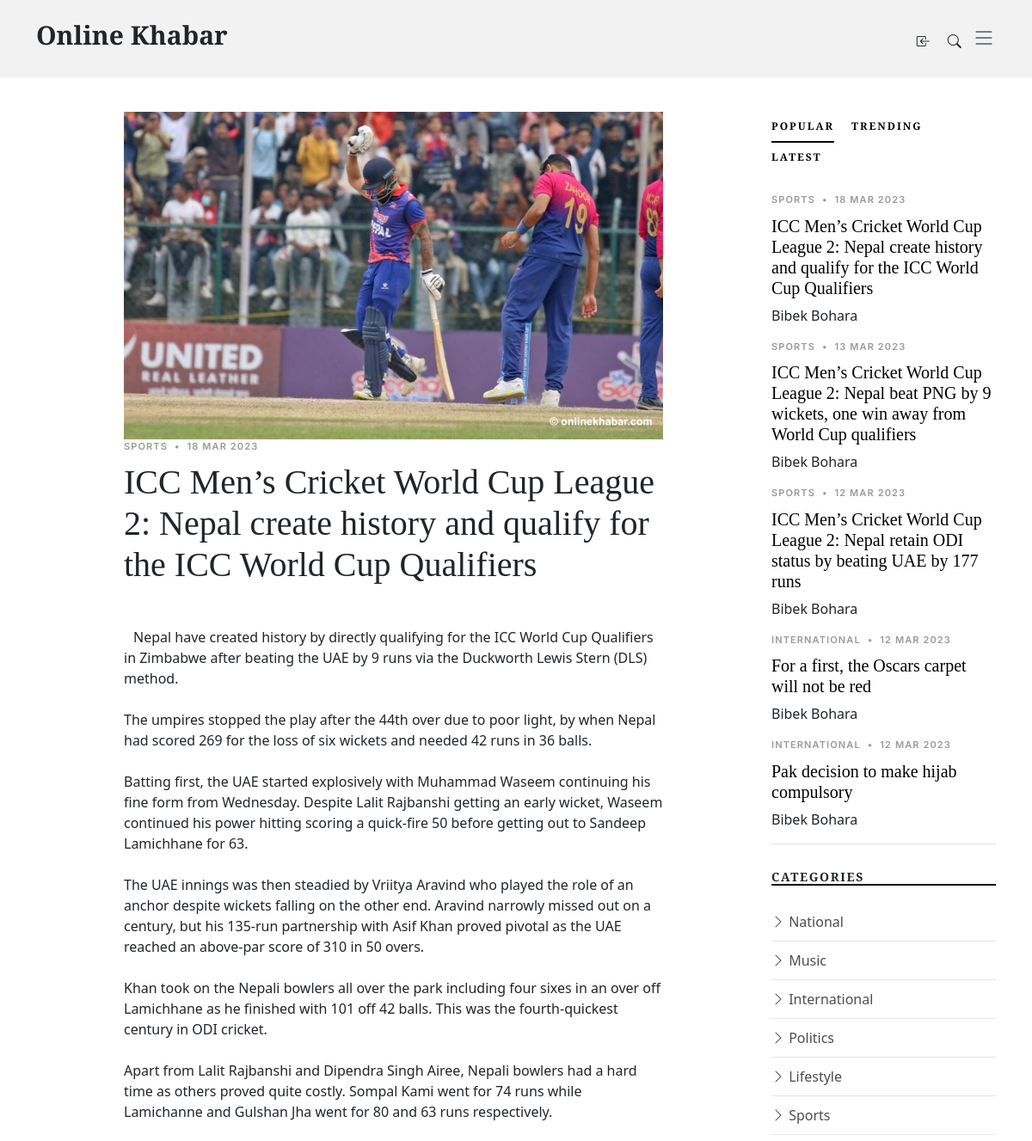
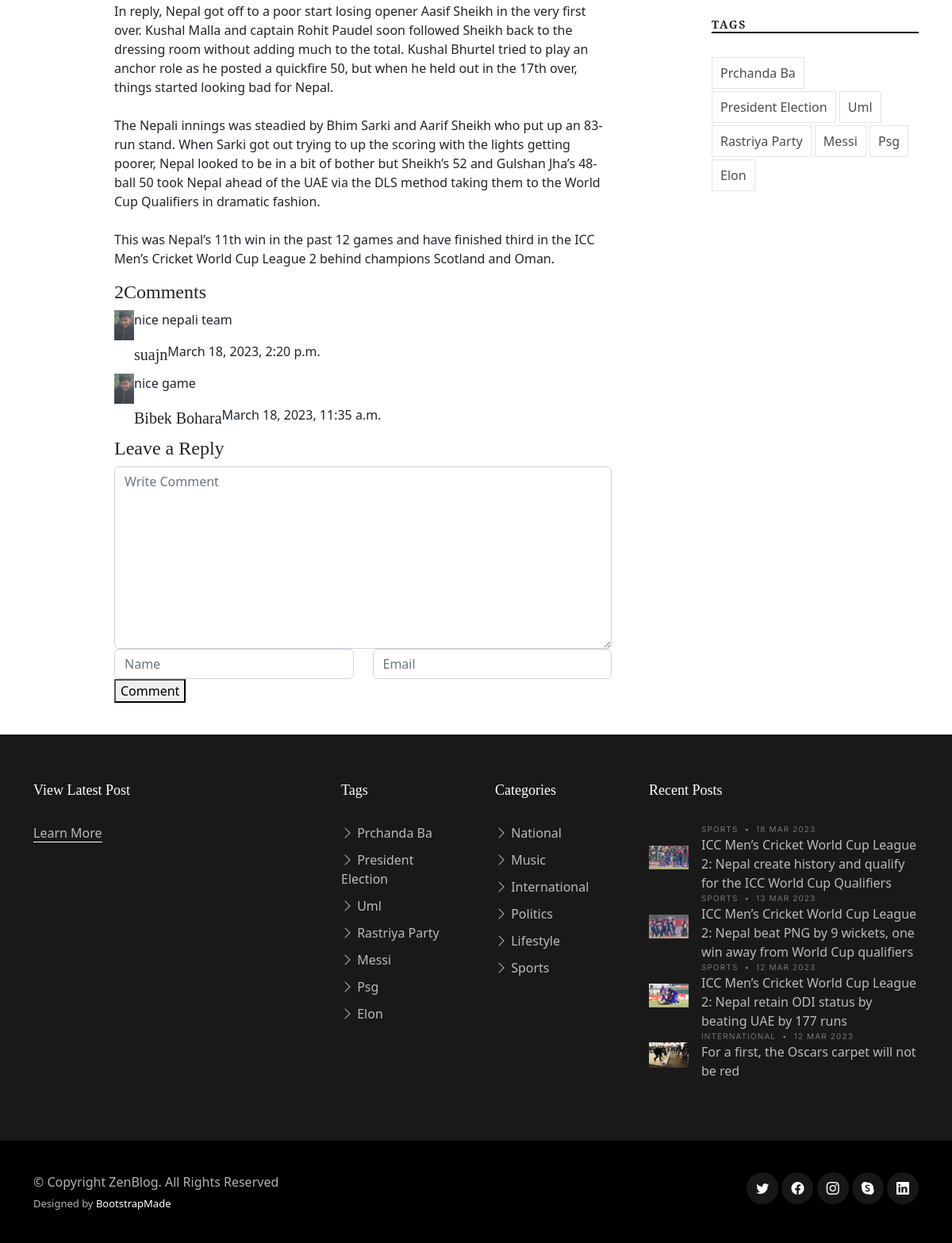
The app's page /post-detail/22/, older data (2 pictures, top to bottom).
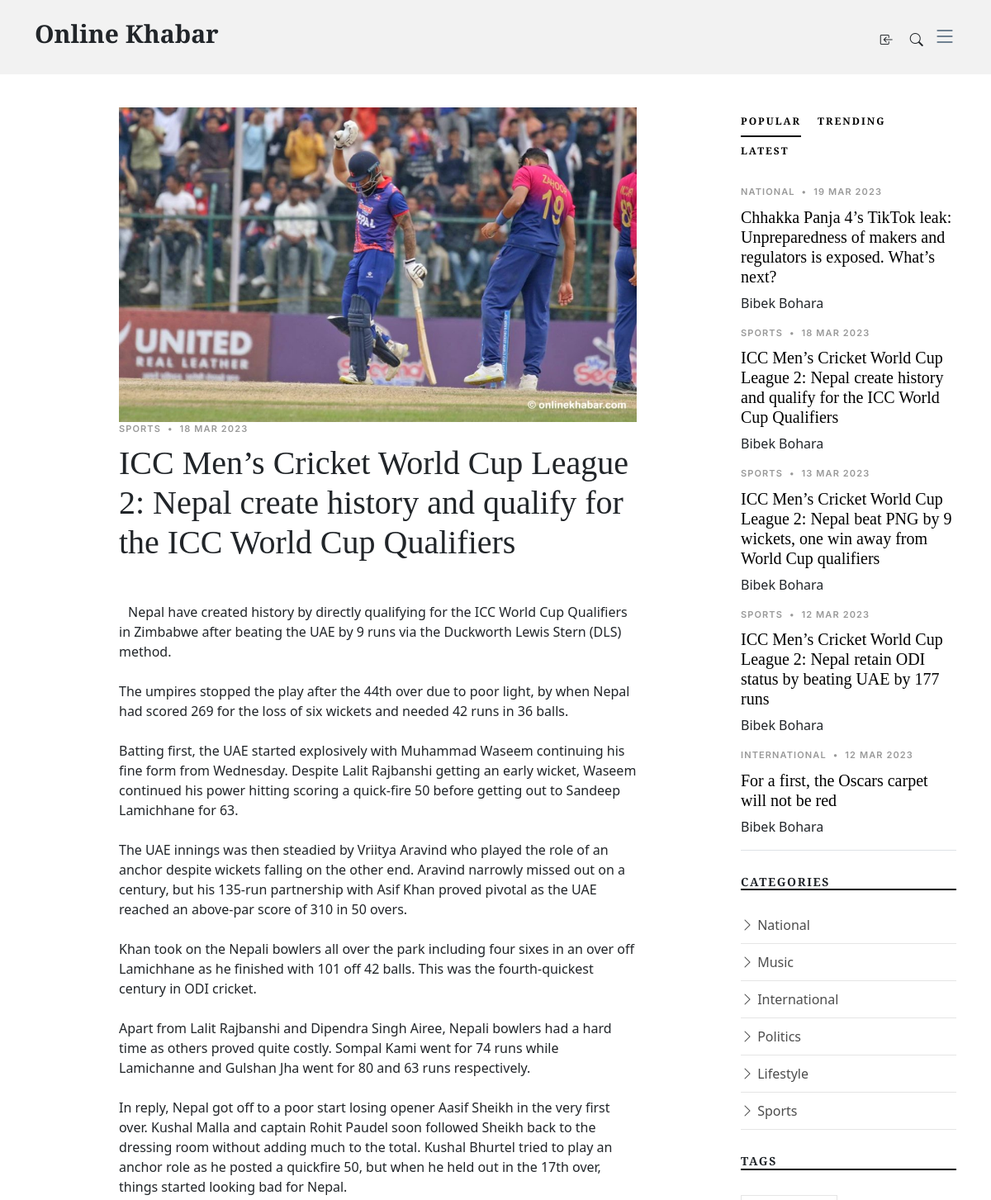
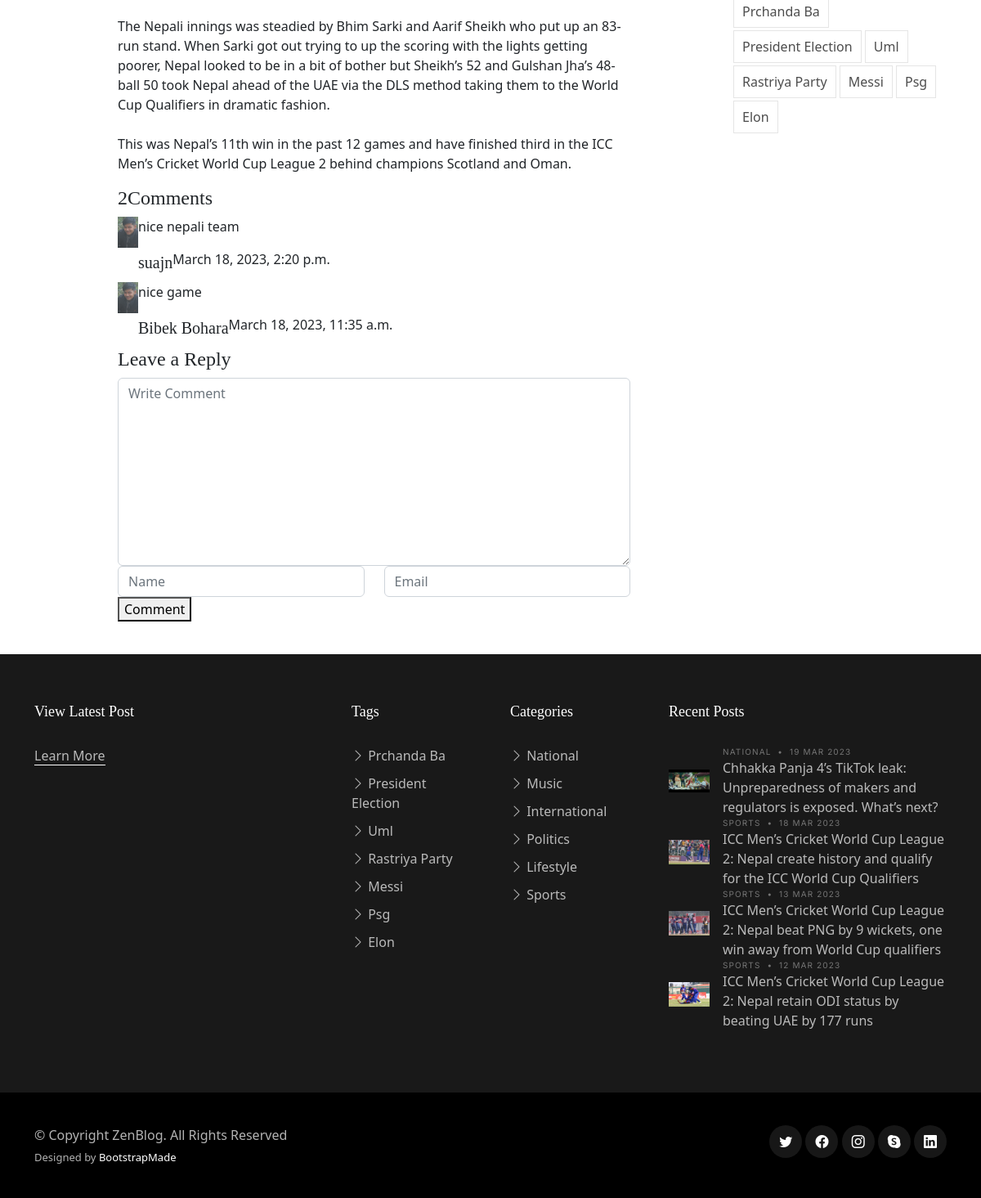
The same page, newer data (2 pictures, top to bottom).
### newspaper_blog/models.py (models this page shows, shortened)
class TimeStampModel(models.Model):
    created_at =models.DateTimeField(auto_now_add=True)
    updated_at=models.DateTimeField(auto_now=True)
    class  Meta:
        abstract = True

class Comment(TimeStampModel):
    post = models.ForeignKey(Post, on_delete=models.CASCADE)
    comment = models.TextField()
    name = models.CharField(max_length=20)
    email = models.EmailField()

class Post(TimeStampModel):
    STATUS_CHOICES =[
        ("active", "Active"),
        ("in_active","Inactive"),
    ]
    title =models.CharField(max_length=250)
    content = models.TextField()
    featured_image = models.ImageField(upload_to="post_images/%Y/%m/%d", blank=False)
    author = models.ForeignKey("auth.User", on_delete=models.CASCADE)
    published_at = models.DateTimeField(null=True, blank=True)
    status = models.CharField(max_length=20, choices=STATUS_CHOICES, default=0)
    category = models.ForeignKey(Category, on_delete=models.CASCADE)
    tag = models.ManyToManyField(Tag)
    views_count=models.PositiveBigIntegerField(default=0)
    @property
    def latest_comments(self):
        comments = Comment.objects.filter(post=self).order_by("-created_at")
        return comments

class Category(TimeStampModel):
    name = models.CharField(max_length=20)

class Tag(TimeStampModel):
    name = models.CharField(max_length=20)

### newspaper_blog/views.py (the view)
class PostDetailView(DetailView):
    model = Post
    template_name ="zennews/detail.html"
    context_object_name="post"
    def get_context_data(self,*args,**kwargs):
        context = super().get_context_data(*args, **kwargs)
        obj = self.get_object()
        context["trending_posts"]=(
            Post.objects.filter(status="active", published_at__isnull=False)
            .order_by("-views_count")[:5]
    )
        context["latest_posts"]=Post.objects.filter(status="active", published_at__isnull=False).order_by("-published_at")[:5]
        context["popular_posts"]=Post.objects.filter(status="active", published_at__isnull=False).order_by("-tag")[:5]
        context["footer_categories"]=Category.objects.all()[:6]
        context["recent_posts"]=Post.objects.filter(status="active", published_at__isnull=False).order_by("-published_at")[:4]
        return context

### newspaper_blog/navigation.py (called while the page is built)
def navigation(request):
    categories = Category.objects.all()
    tags = Tag.objects.all()[:7]
    top_categories = (
        Post.objects.values("category__pk", "category__name")
        .annotate(
            pk=F("category__pk"), name=F("category__name"),max_views=Sum("views_count")
        )
        .order_by("-max_views")
        .values("pk","name","max_views")
    )
    return{
        "categories":categories,
        "tags":tags,
        "top_categories":top_categories,
    }

### templates/zennews/detail.html
{% extends 'zennews/base.html' %}
{% block content %}
<main id="main">
    <section class="single-post-content">
      <div class="container">
        <div class="row">
          <div class="col-md-9 post-content" data-aos="fade-up">
{% include "zennews/detail/right/single_post_content.html" %}
{% include "zennews/detail/right/comments.html" %}
{% include "zennews/detail/right/comment_form.html" %}
          </div>
          <div class="col-md-3">
{% include "zennews/detail/left/sidebar.html" %}
{% include "zennews/detail/left/category.html" %}
{% include "zennews/detail/left/tag.html" %}
          </div>
        </div>
      </div>
    </section>
  </main>
{% endblock content %}

### templates/zennews/detail/right/single_post_content.html
            <div class="single-post">
              <img src="{{post.featured_image.url}}" alt="{{post.title}}" class="img-fluid" width="800px">
                <div class="post-meta"><span class="date">{{post.category.name}}</span> <span class="mx-1">&bullet;</span> <span>{{post.published_at|date:"j M Y"}}<span></div>
                <h1 class="mb-5">{{post.title}}</h1>
                <p><span class="firstcharacter"></span>{{post.content|linebreaksbr}}</p>
              </div>

### templates/zennews/detail/right/comments.html
{% load static %}
<div class="comments-area">
    <h4>{{ post.comment_set.count }}Comments</h4>
   {% for comment in post.latest_comments.all %}
    <div class="comment-list">
       <div class="single-comment justify-content-between d-flex">
          <div class="user justify-content-between d-flex">
             <div class="thumb">
                <img src="{% static "assets/img/photos.jpg" %}" alt="{{ comment.email }}" width="25px">
             </div>
             <div class="desc">
                <p class="comment">{{ comment.comment}}
                </p>
                <div class="d-flex justify-content-between">
                   <div class="d-flex align-items-center">
                      <h5>
                         <a href="#">{{ comment.name }}</a>
                      </h5>
                      <p class="date">{{ comment.created_at }}</p>
                   </div>
                </div>
             </div>
          </div>
       </div>
    </div>
   {% endfor %}
 </div>

### templates/zennews/detail/left/sidebar.html (shortened to what this page needs)
<div class="aside-block">
    <ul class="nav nav-pills custom-tab-nav mb-4" id="pills-tab" role="tablist">
      <li class="nav-item" role="presentation">
        <button class="nav-link active" id="pills-popular-tab" data-bs-toggle="pill" data-bs-target="#pills-popular" type="button" role="tab" aria-controls="pills-popular" aria-selected="true">Popular</button>
      </li>
      <li class="nav-item" role="presentation">
        <button class="nav-link" id="pills-trending-tab" data-bs-toggle="pill" data-bs-target="#pills-trending" type="button" role="tab" aria-controls="pills-trending" aria-selected="false">Trending</button>
      </li>
      <li class="nav-item" role="presentation">
        <button class="nav-link" id="pills-latest-tab" data-bs-toggle="pill" data-bs-target="#pills-latest" type="button" role="tab" aria-controls="pills-latest" aria-selected="false">Latest</button>
      </li>
    </ul>
    <div class="tab-content" id="pills-tabContent">
      <div class="tab-pane fade show active" id="pills-popular" role="tabpanel" aria-labelledby="pills-popular-tab">
        <div class="post-entry-1 border-bottom">
          {% for popular_post in popular_posts %}
          <div class="post-meta"><span class="date">{{popular_post.category.name}}</span> <span class="mx-1">&bullet;</span> <span>{{popular_post.published_at|date:"j M Y"}}</span></div>
          <h2 class="mb-2"><a href="{% url 'post-detail' popular_post.pk %}">{{popular_post.title}}</a></h2>
          <span class="author mb-3 d-block">{{popular_post.author.get_full_name}}</span>
          {% endfor %}
        </div>
      </div>
    </div>
  </div>

### templates/zennews/detail/left/category.html
<div class="aside-block">
    <h3 class="aside-title">Categories</h3>
    <ul class="aside-links list-unstyled">
      {% for category in categories %}
      <li><a href="{% url 'post-by-category' category.pk %}"><i class="bi bi-chevron-right"></i> {{category.name|title}}</a></li>
      {% endfor %}
    </ul>
  </div>

### templates/zennews/detail/left/tag.html
<div class="aside-block">
    <h3 class="aside-title">Tags</h3>
    <ul class="aside-tags list-unstyled">
      {% for tag  in tags %}
      <li><a href="{% url 'post-by-tag' tag.pk %}">{{tag.name|title}}</a></li>
      {% endfor %}
    </ul>
  </div>

### templates/zennews/footer/footer.html (shortened to what this page needs)
  <footer id="footer" class="footer">
    <div class="footer-content">
      <div class="container">
        <div class="row g-5">
          <div class="col-lg-4">
            <h3 class="footer-heading">View Latest Post</h3>
            <p><a href="{% url 'about' %}" class="footer-link-more">Learn More</a></p>
          </div>
          <div class="col-6 col-lg-2">
            <h3 class="footer-heading">Tags</h3>
            <ul class="footer-links list-unstyled">
              {% for tag  in tags %}
              <li><a href="category.html"><i class="bi bi-chevron-right"></i> {{tag.name|title}}</a></li>
              {% endfor %}
            </ul>
          </div>
          <div class="col-6 col-lg-2">
            <h3 class="footer-heading">Categories</h3>
            <ul class="footer-links list-unstyled">
              {% for footer_category in footer_categories %}
              <li><a href="{% url 'post-by-category' footer_category.pk %}"><i class="bi bi-chevron-right"></i> {{footer_category.name|title}}</a></li>
              {% endfor %}
            </ul>
          </div>
          <div class="col-lg-4">
            <h3 class="footer-heading">Recent Posts</h3>
            <ul class="footer-links footer-blog-entry list-unstyled">
              <li>
              {% for recent_post in recent_posts %}
              <a href="{% url 'post-detail' recent_post.pk%}" class="d-flex align-items-center">
                <img src="{{recent_post.featured_image.url}}" alt="{{recent_post.title}}" class="img-fluid me-3" width="300px">
                <div>
                  <div class="post-meta d-block"><span class="date">{{recent_post.category.name}}</span> <span class="mx-1">&bullet;</span> <span>{{recent_post.published_at|date:"j M Y"}}</span></div>
                  <span>{{recent_post.title}}</span>
                </div>
              </a>
              {% endfor %}
              </li>
            </ul>
          </div>
        </div>
      </div>
    </div>
    <div class="footer-legal">
      <div class="container">
        <div class="row justify-content-between">
          <div class="col-md-6 text-center text-md-start mb-3 mb-md-0">
            <div class="copyright">
              © Copyright <strong><span>ZenBlog</span></strong>. All Rights Reserved
            </div>
            <div class="credits">
              Designed by <a href="https://bootstrapmade.com/">BootstrapMade</a>
            </div>
          </div>
          <div class="col-md-6">
            <div class="social-links mb-3 mb-lg-0 text-center text-md-end">
              <a href="#" class="twitter"><i class="bi bi-twitter"></i></a>
              <a href="#" class="facebook"><i class="bi bi-facebook"></i></a>
              <a href="#" class="instagram"><i class="bi bi-instagram"></i></a>
              <a href="#" class="google-plus"><i class="bi bi-skype"></i></a>
              <a href="#" class="linkedin"><i class="bi bi-linkedin"></i></a>
            </div>
          </div>
        </div>
      </div>
    </div>
  </footer>

Row changes from the older to the newer data that the page shows:
no longer on this page (row unchanged): Post: category.name "INTERNATIONAL", published_at "12 MAR 2023", title "Pak decision to make hijab compulsory", author.get_full_name "Bibek Bohara", shown under "Leave a Reply"
no longer on one of the page's lists (row unchanged): Post: category.name "INTERNATIONAL", published_at "12 MAR 2023", title "For a first, the Oscars carpet will not be red"
added Post: category.name "NATIONAL", published_at "19 MAR 2023", title "Chhakka Panja 4’s TikTok leak: Unpreparedness of makers and regulators is exposed. What’s next?", author.get_full_name "Bibek Bohara", featured_image (picture)
